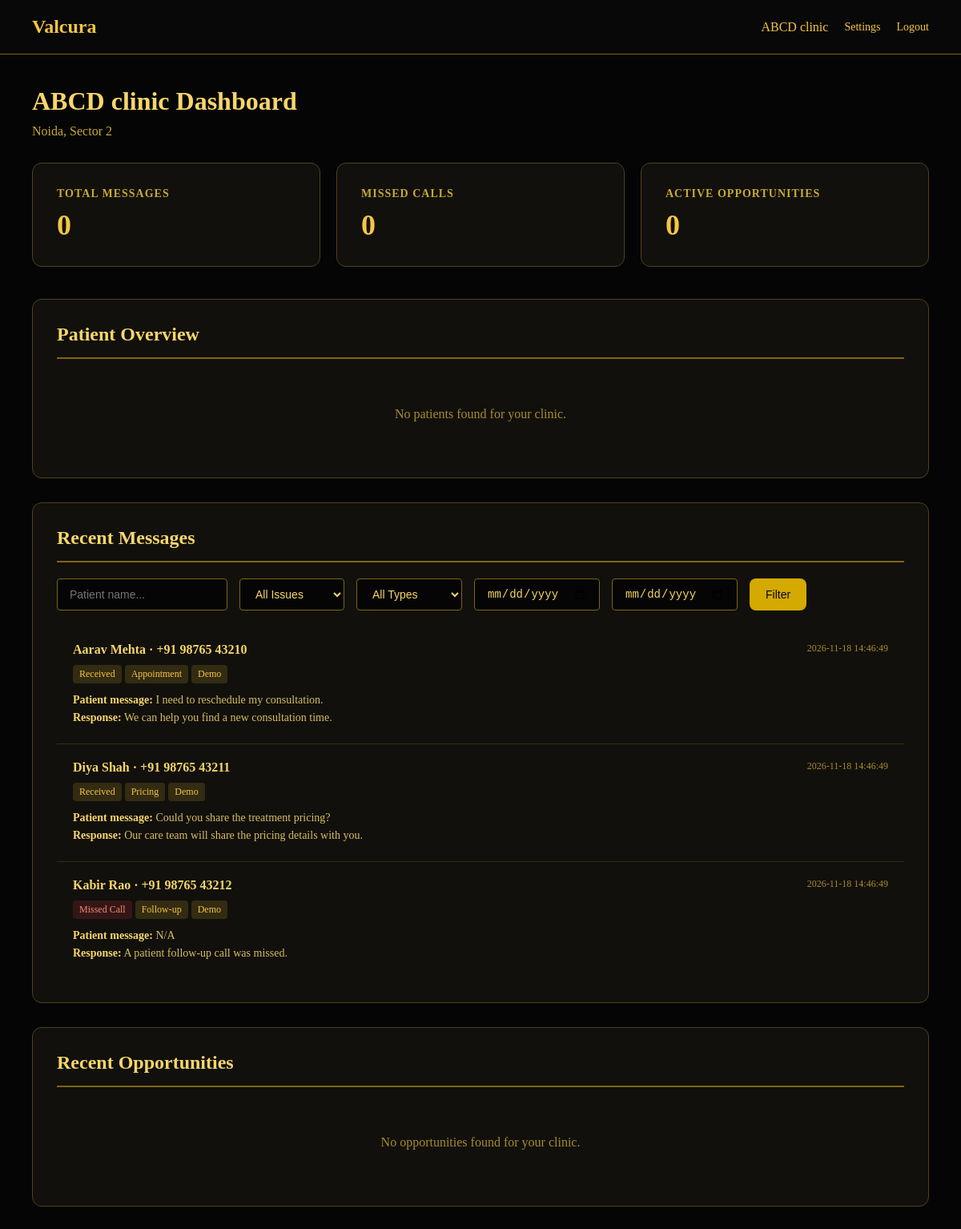
/hospital/dashboard/ (signed in), run on the app's committed database.
### user_request/models.py (models this page shows, shortened)
class ClinicProfile(models.Model):
    ONBOARDING_STATUS_CHOICES = [
        ("pending", "Pending"),
        ("profile_complete", "Profile Complete"),
        ("integration_pending", "Integration Pending"),
        ("data_import_pending", "Data Import Pending"),
        ("test_pending", "Test Pending"),
        ("active", "Active"),
        ("suspended", "Suspended"),
        ("offboarding", "Offboarding"),
        ("closed", "Closed"),
    ]
    clinic_id = models.CharField(max_length=50, unique=True, primary_key=True)
    tenant_id = models.UUIDField(
        default=uuid.uuid4, unique=True, editable=False, db_index=True
    )
    onboarding_status = models.CharField(
        max_length=32,
        choices=ONBOARDING_STATUS_CHOICES,
        default="pending",
        db_index=True,
    )
    clinic_name = models.CharField(max_length=200)
    city = models.CharField(max_length=100)
    locality = models.CharField(max_length=100)
    clinic_type = models.CharField(max_length=50)
    chair_count = models.IntegerField()
    primary_specialty = models.CharField(max_length=100)
    monthly_revenue_baseline_inr = models.DecimalField(max_digits=12, decimal_places=2)
    reception_team_size = models.IntegerField()
    onboarding_date = models.DateField()
    crm_status = models.CharField(max_length=50)
    crm_name = models.CharField(max_length=100, blank=True)
    crm_integration_mode = models.CharField(max_length=50, blank=True)
    valcura_plan = models.CharField(max_length=50)
    active_status = models.BooleanField(default=True)
    created_at = models.DateTimeField(auto_now_add=True)

### user_request/views.py (the view, shortened to what this page needs)
# urls.py: path('hospital/dashboard/', hospital_dashboard, name='hospital_dashboard'),
@login_required
def hospital_dashboard(request):
    user = request.user
    if isinstance(user, HospitalUser) and user.clinic:
        clinic = user.clinic
        from .models import PatientContact
        clinic_patients = PatientContact.objects.filter(clinic=clinic)
        patient_phone_numbers = [p.phone_number for p in clinic_patients]
        patients_by_phone = {p.phone_number: p for p in clinic_patients}
        messages = MessageLog.objects.filter(phone_number__in=patient_phone_numbers).order_by('-created_at')
        latest_issues = {}
        for opportunity in Opportunity.objects.filter(
            clinic=clinic,
            patient__phone_number__in=patient_phone_numbers,
        ).order_by('-inquiry_date_time'):
            latest_issues.setdefault(opportunity.patient.phone_number, opportunity.treatment_concern)
        display_messages = [
            {
                'phone_number': message.phone_number,
                'patient_name': patients_by_phone.get(message.phone_number).patient_name
                if patients_by_phone.get(message.phone_number) else 'Unknown patient',
                'issue_type': latest_issues.get(message.phone_number, 'General enquiry'),
                'user_message': message.user_message,
                'ai_response': message.ai_response,
                'is_missed_call': message.is_missed_call,
                'created_at': message.created_at,
                'is_demo': False,
            }
            for message in messages[:100]
        ]
        if not display_messages:
            demo_time = timezone.now()
            display_messages = [
                {
                    'phone_number': '+91 98765 43210',
                    'patient_name': 'Aarav Mehta',
                    'issue_type': 'Appointment',
                    'user_message': 'I need to reschedule my consultation.',
                    'ai_response': 'We can help you find a new consultation time.',
                    'is_missed_call': False,
                    'created_at': demo_time,
                    'is_demo': True,
                },
                {
                    'phone_number': '+91 98765 43211',
                    'patient_name': 'Diya Shah',
                    'issue_type': 'Pricing',
                    'user_message': 'Could you share the treatment pricing?',
                    'ai_response': 'Our care team will share the pricing details with you.',
                    'is_missed_call': False,
                    'created_at': demo_time,
                    'is_demo': True,
                },
                {
                    'phone_number': '+91 98765 43212',
                    'patient_name': 'Kabir Rao',
                    'issue_type': 'Follow-up',
                    'user_message': None,
                    'ai_response': 'A patient follow-up call was missed.',
                    'is_missed_call': True,
                    'created_at': demo_time,
                    'is_demo': True,
                },
            ]
        issue_types = sorted({message['issue_type'] for message in display_messages})
        interactions = InteractionLog.objects.filter(clinic=clinic).order_by('-event_date_time')[:50]
        opportunities = Opportunity.objects.filter(clinic=clinic).order_by('-inquiry_date_time')
        latest_opportunities = {}
        latest_consultations = {}
        for opportunity in opportunities:
            latest_opportunities.setdefault(opportunity.patient_id, opportunity)
            if opportunity.consultation_date_time and opportunity.patient_id not in latest_consultations:
                latest_consultations[opportunity.patient_id] = opportunity.consultation_date_time
        patient_overview = []
        total_messages = messages.count()
        missed_calls = messages.filter(is_missed_call=True).count()
        active_opportunities = opportunities.filter(opportunity_status__in=['New', 'Inquiry', 'Active']).count()
        context = {
            'clinic': clinic,
            'clinic_messages': display_messages,
            'issue_types': issue_types,
            'interactions': interactions,
            'opportunities': opportunities[:50],
            'patient_overview': patient_overview,
            'analytics': {
                'total_messages': total_messages,
                'missed_calls': missed_calls,
                'active_opportunities': active_opportunities,
            }
        }
        return render(request, 'hospital_dashboard.html', context)
    else:
        return redirect('login')

### user_request/templates/hospital_dashboard.html (shortened to what this page needs)
<!DOCTYPE html>
<html lang="en">
<head>
</head>
<body>
    <nav class="navbar">
        <div class="navbar-brand">Valcura</div>
        <div class="navbar-menu">
            <span>{{ clinic.clinic_name }}</span>
            <a href="#">Settings</a>
            <a href="{% url 'logout' %}">Logout</a>
        </div>
    </nav>
    <div class="container">
        <div class="header">
            <h1>{{ clinic.clinic_name }} Dashboard</h1>
            <p>{{ clinic.city }}, {{ clinic.locality }}</p>
        </div>
        <div class="stats-grid">
            <div class="stat-card">
                <h3>Total Messages</h3>
                <div class="value">{{ analytics.total_messages }}</div>
            </div>
            <div class="stat-card">
                <h3>Missed Calls</h3>
                <div class="value">{{ analytics.missed_calls }}</div>
            </div>
            <div class="stat-card">
                <h3>Active Opportunities</h3>
                <div class="value">{{ analytics.active_opportunities }}</div>
            </div>
        </div>
        <div class="section">
            <h2>Patient Overview</h2>
            {% if patient_overview %}
                <div class="patient-table-wrap">
                    <table class="patient-table">
                        <thead>
                            <tr>
                                <th>Patient ID</th>
                                <th>Patient</th>
                                <th>ATS (INR)</th>
                                <th>Last Consultation</th>
                                <th>Last Communication</th>
                            </tr>
                        </thead>
                        <tbody>
                            {% for patient in patient_overview %}
                            <tr>
                                <td class="patient-id">{{ patient.patient_id }}</td>
                                <td>{{ patient.patient_name }}<br>{{ patient.phone_number }}</td>
                                <td>{{ patient.ats|default:"N/A" }}</td>
                                <td>{{ patient.last_consultation|date:'Y-m-d H:i'|default:"N/A" }}</td>
                                <td>{{ patient.last_communication|date:'Y-m-d H:i'|default:"N/A" }}</td>
                            </tr>
                            {% endfor %}
                        </tbody>
                    </table>
                </div>
            {% else %}
                <div class="empty-state">No patients found for your clinic.</div>
            {% endif %}
        </div>
        <div class="section">
            <h2>Recent Messages</h2>
            <div class="filters">
                <input type="text" id="patient-filter" placeholder="Patient name...">
                <select id="issue-filter">
                    <option value="all">All Issues</option>
                </select>
                <select id="type-filter">
                    <option value="all">All Types</option>
                </select>
                <input type="date" id="date-from">
                <input type="date" id="date-to">
                <button onclick="filterMessages()">Filter</button>
            </div>
            <div class="message-list" id="message-list">
                {% if clinic_messages %}
                    {% for message in clinic_messages %}
                    <div class="message-item" data-type="{% if message.is_missed_call %}missed{% else %}received{% endif %}" data-date="{{ message.created_at|date:'Y-m-d' }}" data-patient-name="{{ message.patient_name|lower }}" data-issue-type="{{ message.issue_type|lower }}">
                        <div class="message-header">
                            <span class="message-phone">{{ message.patient_name }} · {{ message.phone_number }}</span>
                            <span class="message-time">{{ message.created_at|date:'Y-m-d H:i:s' }}</span>
                        </div>
                        <span class="message-type {% if message.is_missed_call %}missed{% else %}received{% endif %}">
                            {% if message.is_missed_call %}Missed Call{% else %}Received{% endif %}
                        </span>
                        <span class="message-type received">{{ message.issue_type }}</span>
                        {% if message.is_demo %}<span class="message-type received">Demo</span>{% endif %}
                        <div class="message-content">
                            <strong>Patient message:</strong> {{ message.user_message|default:"N/A" }}<br>
                            <strong>Response:</strong> {{ message.ai_response }}
                        </div>
                    </div>
                    {% endfor %}
                {% else %}
                    <div class="empty-state">
                        <p>No messages found for your clinic.</p>
                    </div>
                {% endif %}
            </div>
        </div>
        <div class="section">
            <h2>Recent Opportunities</h2>
            {% if opportunities %}
                <table class="opportunities-table">
                    <thead>
                        <tr>
                            <th>Patient</th>
                            <th>Treatment</th>
                            <th>Status</th>
                            <th>Value (INR)</th>
                            <th>Date</th>
                        </tr>
                    </thead>
                    <tbody>
                        {% for opp in opportunities %}
                        <tr>
                            <td>{{ opp.patient.patient_name|default:opp.patient.phone_number }}</td>
                            <td>{{ opp.treatment }}</td>
                            <td>
                                <span class="status-badge {% if opp.opportunity_status == 'New' %}new{% elif opp.opportunity_status == 'Active' %}active{% else %}closed{% endif %}">
                                    {{ opp.opportunity_status }}
                                </span>
                            </td>
                            <td>₹{{ opp.value_inr|default:"0" }}</td>
                            <td>{{ opp.inquiry_date_time|date:'Y-m-d' }}</td>
                        </tr>
                        {% endfor %}
                    </tbody>
                </table>
            {% else %}
                <div class="empty-state">
                    <p>No opportunities found for your clinic.</p>
                </div>
            {% endif %}
        </div>
    </div>
</body>
</html>

### user_request/templates/hospital_dashboard.html (style rules this page uses)
* { margin: 0; padding: 0; box-sizing: border-box; }
body { font-family: Georgia, 'Times New Roman', serif; background: #050505; min-height: 100vh; color: #f5c542; }
.navbar { background: #080808; padding: 20px 40px; display: flex; justify-content: space-between; align-items: center; border-bottom: 1px solid #806515; }
.navbar-brand { color: #f5c542; font-size: 24px; font-weight: 700; }
.navbar-menu { display: flex; gap: 20px; align-items: center; }
.navbar-menu a { color: #f5c542; text-decoration: none; font-size: 14px; transition: opacity 0.3s; }
.container { max-width: 1400px; margin: 0 auto; padding: 40px; }
.header { margin-bottom: 30px; }
.header h1 { color: #f7d66b; font-size: 32px; margin-bottom: 10px; }
.header p { color: #c9a936; font-size: 16px; }
.stats-grid { display: grid; grid-template-columns: repeat(auto-fit, minmax(250px, 1fr)); gap: 20px; margin-bottom: 40px; }
.stat-card { background: #11100c; padding: 30px; border-radius: 12px; border: 1px solid #4e411b; }
.stat-card h3 { color: #c9a936; font-size: 14px; margin-bottom: 10px; text-transform: uppercase; letter-spacing: 1px; }
.stat-card .value { color: #f5c542; font-size: 36px; font-weight: 700; }
.section { background: #11100c; border-radius: 12px; padding: 30px; margin-bottom: 30px; border: 1px solid #4e411b; }
.section h2 { color: #f7d66b; font-size: 24px; margin-bottom: 20px; padding-bottom: 15px; border-bottom: 2px solid #806515; }
.filters { display: flex; gap: 15px; margin-bottom: 20px; flex-wrap: wrap; }
.filters input, .filters select { padding: 10px 15px; border: 1px solid #806515; border-radius: 4px; background: #050505; color: #f7d66b; font-size: 14px; }
.filters button { padding: 10px 20px; background: #d4a900; color: #050505; border: none; border-radius: 8px; cursor: pointer; font-size: 14px; }
.message-list { max-height: 500px; overflow-y: auto; }
.message-item { padding: 20px; border-bottom: 1px solid #332b12; transition: background 0.3s; }
.message-item:last-child { border-bottom: none; }
.message-header { display: flex; justify-content: space-between; margin-bottom: 10px; }
.message-phone { font-weight: 600; color: #f7d66b; }
.message-time { color: #a88b2f; font-size: 12px; }
.message-type { display: inline-block; padding: 4px 8px; border-radius: 4px; font-size: 12px; margin-bottom: 10px; }
.message-type.missed { background: #351616; color: #f08b72; }
.message-type.received { background: #332b12; color: #f5c542; }
.message-content { color: #d8bd62; font-size: 14px; line-height: 1.6; }
.message-content strong { color: #f7d66b; }
.empty-state { text-align: center; padding: 40px; color: #a88b2f; }

### data on the page
ClinicProfile: clinic_name "ABCD clinic", city "Noida", locality "Sector 2"

### other printed values
{{ analytics.total_messages }} "0"
{{ analytics.missed_calls }} "0"
{{ analytics.active_opportunities }} "0"
{{ message.patient_name }} "Aarav Mehta" "Diya Shah" "Kabir Rao"
{{ message.phone_number }} "+91 98765 43210" "+91 98765 43211" "+91 98765 43212"
{{ message.created_at|date:'Y-m-d H:i:s' }} "2026-11-18 14:46:49" "2026-11-18 14:46:49" "2026-11-18 14:46:49"
{{ message.issue_type }} "Appointment" "Pricing" "Follow-up"
{{ message.user_message|default:"N/A" }} "I need to reschedule my consultation." "Could you share the treatment pricing?" "N/A"
{{ message.ai_response }} "We can help you find a new consultation time." "Our care team will share the pricing details with you." "A patient follow-up call was missed."
